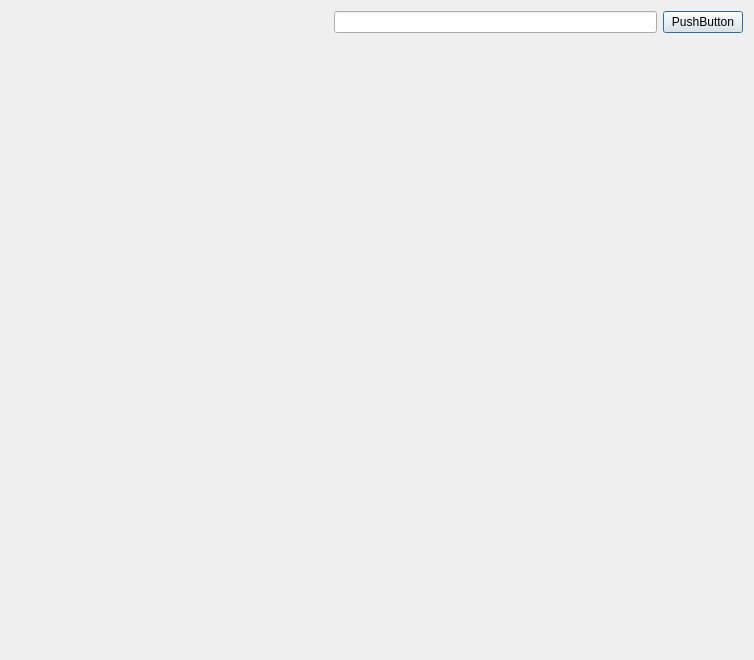
<?xml version="1.0" encoding="UTF-8"?>
<ui version="4.0">
 <class>AddSongDialog</class>
 <widget class="QDialog" name="AddSongDialog">
  <property name="geometry">
   <rect>
    <x>0</x>
    <y>0</y>
    <width>754</width>
    <height>660</height>
   </rect>
  </property>
  <property name="windowTitle">
   <string>选择歌曲</string>
  </property>
  <property name="windowIcon">
   <iconset resource="resources.qrc">
    <normaloff>:/Resources/img/logo.ico</normaloff>:/Resources/img/logo.ico</iconset>
  </property>
  <layout class="QHBoxLayout" name="horizontalLayout_2">
   <item>
    <layout class="QVBoxLayout" name="verticalLayout">
     <item>
      <layout class="QHBoxLayout" name="horizontalLayout">
       <item>
        <spacer name="horizontalSpacer">
         <property name="orientation">
          <enum>Qt::Horizontal</enum>
         </property>
         <property name="sizeHint" stdset="0">
          <size>
           <width>40</width>
           <height>20</height>
          </size>
         </property>
        </spacer>
       </item>
       <item>
        <widget class="QLineEdit" name="lineEdit"/>
       </item>
       <item>
        <widget class="QPushButton" name="pushButton">
         <property name="text">
          <string>PushButton</string>
         </property>
        </widget>
       </item>
      </layout>
     </item>
     <item>
      <widget class="TableView" name="widget_tableView" native="true"/>
     </item>
    </layout>
   </item>
  </layout>
 </widget>
 <customwidgets>
  <customwidget>
   <class>TableView</class>
   <extends>QWidget</extends>
   <header location="global">tablemodel.h</header>
   <container>1</container>
  </customwidget>
 </customwidgets>
 <resources>
  <include location="resources.qrc"/>
 </resources>
 <connections/>
</ui>
